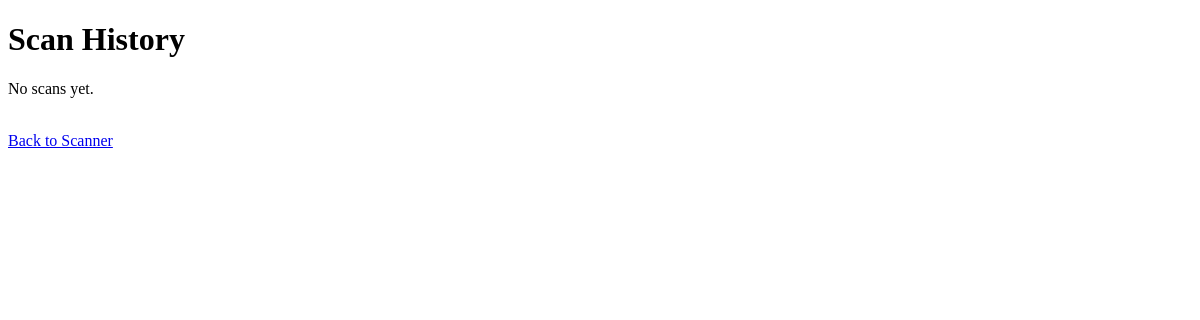
Before: /history with the older database file.
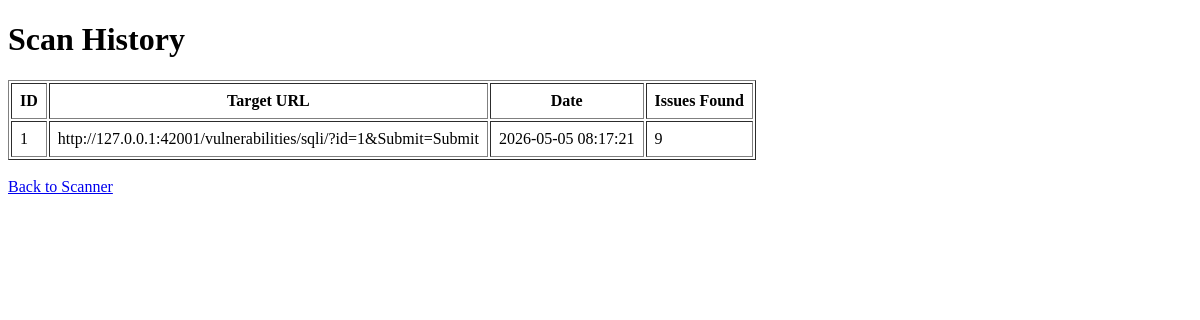
After: the same page with the newer database file.
### tables this page shows
CREATE TABLE scans (
    scan_id INTEGER PRIMARY KEY AUTOINCREMENT,
    target_url TEXT NOT NULL,
    scan_date DATETIME DEFAULT CURRENT_TIMESTAMP,
    total_issues INTEGER DEFAULT 0
);

### app.py (the view)
@app.route('/history')
def history():
    conn = sqlite3.connect('database.db')
    cursor = conn.cursor()
    cursor.execute('SELECT * FROM scans ORDER BY scan_date DESC')
    scans = cursor.fetchall()
    conn.close()
    return render_template('history.html', scans=scans)

### templates/history.html (shortened to what this page needs)
<!DOCTYPE html>
<html>
<head>
</head>
<body>
    <h1>Scan History</h1>
    {% if scans %}
        <table border="1" cellpadding="8">
            <tr>
                <th>ID</th>
                <th>Target URL</th>
                <th>Date</th>
                <th>Issues Found</th>
            </tr>
            {% for scan in scans %}
            <tr>
                <td>{{ scan[0] }}</td>
                <td>{{ scan[1] }}</td>
                <td>{{ scan[2] }}</td>
                <td>{{ scan[3] }}</td>
            </tr>
            {% endfor %}
        </table>
    {% else %}
        <p>No scans yet.</p>
    {% endif %}
    <br>
    <a href="/">Back to Scanner</a>
</body>
</html>

Changed rows visible on the page:
added scans: scan_id "1", target_url "http://127.0.0.1:42001/vulnerabilities/sqli/?id=1&Submit=Submit", scan_date "2026-05-05 08:17:21", total_issues "9"
Other visible differences:
text no longer shown: "No scans yet."
text now shown: "ID Target URL Date Issues Found"
